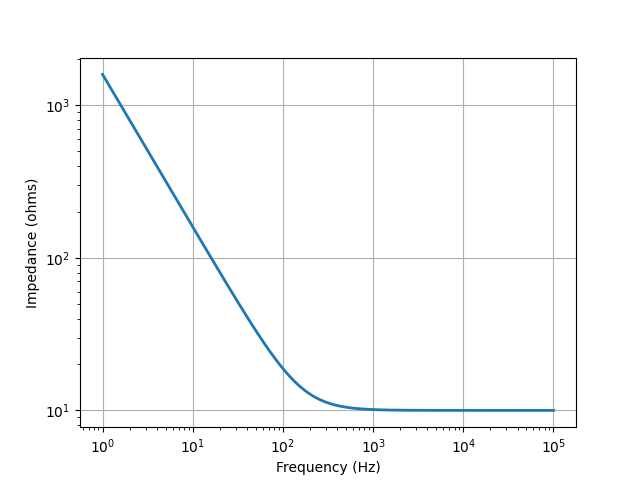

Here is the Python script that generated this plot:
from lcapy import *
from numpy import logspace
from matplotlib.pyplot import figure, savefig

N = R(10) + C(1e-4)

vf = logspace(0, 5, 400)
Z = N.Z(j2pif).evaluate(vf)

fig = figure()
ax = fig.add_subplot(111)
ax.loglog(vf, abs(Z), linewidth=2)
ax.set_xlabel('Frequency (Hz)')
ax.set_ylabel('Impedance (ohms)')
ax.grid(True)

savefig('series-RC1-Z.png')
